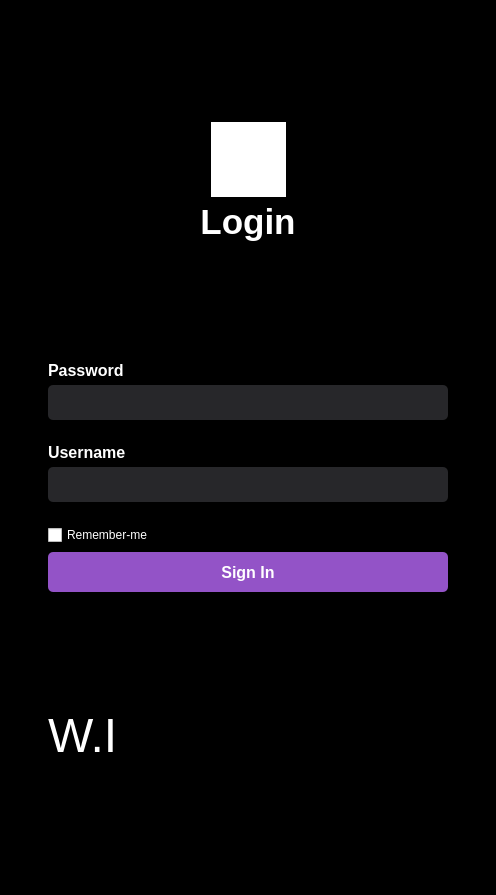
<?xml version="1.0" encoding="UTF-8"?>
<ui version="4.0">
 <class>MainWindow</class>
 <widget class="QMainWindow" name="MainWindow">
  <property name="windowModality">
   <enum>Qt::NonModal</enum>
  </property>
  <property name="geometry">
   <rect>
    <x>0</x>
    <y>0</y>
    <width>496</width>
    <height>895</height>
   </rect>
  </property>
  <property name="windowTitle">
   <string>MainWindow</string>
  </property>
  <property name="styleSheet">
   <string notr="true">QWidget#WindowMenu {
	background-color: black;
	background-size: cover;
}
</string>
  </property>
  <widget class="QWidget" name="WindowMenu">
   <property name="autoFillBackground">
    <bool>false</bool>
   </property>
   <property name="styleSheet">
    <string notr="true"/>
   </property>
   <layout class="QHBoxLayout" name="horizontalLayout_3" stretch="1,0,1">
    <property name="sizeConstraint">
     <enum>QLayout::SetDefaultConstraint</enum>
    </property>
    <item>
     <spacer name="horizontalSpacer_menu_right">
      <property name="orientation">
       <enum>Qt::Horizontal</enum>
      </property>
      <property name="sizeType">
       <enum>QSizePolicy::Expanding</enum>
      </property>
      <property name="sizeHint" stdset="0">
       <size>
        <width>40</width>
        <height>20</height>
       </size>
      </property>
     </spacer>
    </item>
    <item>
     <layout class="QVBoxLayout" name="menu_content" stretch="0,0,0,0,0,0,0,0,0,0,0,0,0,0">
      <property name="spacing">
       <number>5</number>
      </property>
      <property name="sizeConstraint">
       <enum>QLayout::SetMinimumSize</enum>
      </property>
      <property name="bottomMargin">
       <number>10</number>
      </property>
      <item>
       <spacer name="verticalSpacer">
        <property name="orientation">
         <enum>Qt::Vertical</enum>
        </property>
        <property name="sizeHint" stdset="0">
         <size>
          <width>20</width>
          <height>40</height>
         </size>
        </property>
       </spacer>
      </item>
      <item>
       <layout class="QHBoxLayout" name="horizontalLayout_5">
        <item>
         <spacer name="horizontalSpacer_3">
          <property name="orientation">
           <enum>Qt::Horizontal</enum>
          </property>
          <property name="sizeHint" stdset="0">
           <size>
            <width>40</width>
            <height>20</height>
           </size>
          </property>
         </spacer>
        </item>
        <item>
         <widget class="QGraphicsView" name="graphicsView">
          <property name="minimumSize">
           <size>
            <width>50</width>
            <height>50</height>
           </size>
          </property>
          <property name="maximumSize">
           <size>
            <width>75</width>
            <height>75</height>
           </size>
          </property>
          <property name="styleSheet">
           <string notr="true">border-radius: 50%; background-image: url('./user-75.png');</string>
          </property>
         </widget>
        </item>
        <item>
         <spacer name="horizontalSpacer_2">
          <property name="orientation">
           <enum>Qt::Horizontal</enum>
          </property>
          <property name="sizeHint" stdset="0">
           <size>
            <width>40</width>
            <height>20</height>
           </size>
          </property>
         </spacer>
        </item>
       </layout>
      </item>
      <item>
       <widget class="QLabel" name="label_3">
        <property name="maximumSize">
         <size>
          <width>400</width>
          <height>50</height>
         </size>
        </property>
        <property name="font">
         <font>
          <family>Segoe UI</family>
          <pointsize>26</pointsize>
          <weight>62</weight>
          <bold>true</bold>
         </font>
        </property>
        <property name="autoFillBackground">
         <bool>false</bool>
        </property>
        <property name="styleSheet">
         <string notr="true">color: white; font-weight: 500;</string>
        </property>
        <property name="text">
         <string>Login</string>
        </property>
        <property name="alignment">
         <set>Qt::AlignCenter</set>
        </property>
       </widget>
      </item>
      <item>
       <spacer name="verticalSpacer_3">
        <property name="orientation">
         <enum>Qt::Vertical</enum>
        </property>
        <property name="sizeHint" stdset="0">
         <size>
          <width>20</width>
          <height>40</height>
         </size>
        </property>
       </spacer>
      </item>
      <item>
       <widget class="QLabel" name="label_2">
        <property name="enabled">
         <bool>true</bool>
        </property>
        <property name="maximumSize">
         <size>
          <width>400</width>
          <height>20</height>
         </size>
        </property>
        <property name="font">
         <font>
          <family>Segoe UI</family>
          <pointsize>12</pointsize>
          <weight>62</weight>
          <bold>true</bold>
         </font>
        </property>
        <property name="styleSheet">
         <string notr="true">color: white; font-weight: 500;</string>
        </property>
        <property name="text">
         <string>Password</string>
        </property>
        <property name="alignment">
         <set>Qt::AlignLeading|Qt::AlignLeft|Qt::AlignVCenter</set>
        </property>
        <property name="wordWrap">
         <bool>false</bool>
        </property>
       </widget>
      </item>
      <item>
       <widget class="QLineEdit" name="lineEdit">
        <property name="minimumSize">
         <size>
          <width>400</width>
          <height>35</height>
         </size>
        </property>
        <property name="maximumSize">
         <size>
          <width>400</width>
          <height>50</height>
         </size>
        </property>
        <property name="sizeIncrement">
         <size>
          <width>0</width>
          <height>0</height>
         </size>
        </property>
        <property name="styleSheet">
         <string notr="true">background-color: rgb(39, 39, 42);
padding:3px;
border: none; 
border-radius: 5px; 
color: white;
</string>
        </property>
        <property name="inputMask">
         <string/>
        </property>
        <property name="text">
         <string notr="true"/>
        </property>
        <property name="alignment">
         <set>Qt::AlignLeading|Qt::AlignLeft|Qt::AlignVCenter</set>
        </property>
       </widget>
      </item>
      <item>
       <widget class="QLabel" name="label">
        <property name="maximumSize">
         <size>
          <width>400</width>
          <height>35</height>
         </size>
        </property>
        <property name="font">
         <font>
          <family>Segoe UI</family>
          <pointsize>12</pointsize>
          <weight>62</weight>
          <bold>true</bold>
         </font>
        </property>
        <property name="styleSheet">
         <string notr="true">color: white; font-weight: 500;  margin-top: 20px</string>
        </property>
        <property name="text">
         <string>Username</string>
        </property>
        <property name="scaledContents">
         <bool>false</bool>
        </property>
        <property name="wordWrap">
         <bool>false</bool>
        </property>
        <property name="margin">
         <number>0</number>
        </property>
        <property name="indent">
         <number>0</number>
        </property>
        <property name="openExternalLinks">
         <bool>false</bool>
        </property>
        <property name="textInteractionFlags">
         <set>Qt::LinksAccessibleByMouse</set>
        </property>
       </widget>
      </item>
      <item>
       <widget class="QLineEdit" name="lineEdit_2">
        <property name="minimumSize">
         <size>
          <width>0</width>
          <height>35</height>
         </size>
        </property>
        <property name="maximumSize">
         <size>
          <width>400</width>
          <height>30</height>
         </size>
        </property>
        <property name="sizeIncrement">
         <size>
          <width>0</width>
          <height>0</height>
         </size>
        </property>
        <property name="styleSheet">
         <string notr="true">background-color: rgb(39, 39, 42);
padding:3px;
border: none; 
border-radius: 5px; 
color: white;
</string>
        </property>
        <property name="inputMask">
         <string/>
        </property>
        <property name="text">
         <string notr="true"/>
        </property>
       </widget>
      </item>
      <item>
       <spacer name="horizontalSpacer">
        <property name="orientation">
         <enum>Qt::Horizontal</enum>
        </property>
        <property name="sizeHint" stdset="0">
         <size>
          <width>40</width>
          <height>20</height>
         </size>
        </property>
       </spacer>
      </item>
      <item>
       <widget class="QCheckBox" name="checkBox">
        <property name="font">
         <font>
          <family>Segoe UI</family>
         </font>
        </property>
        <property name="styleSheet">
         <string notr="true">color: white</string>
        </property>
        <property name="text">
         <string>Remember-me</string>
        </property>
       </widget>
      </item>
      <item>
       <widget class="QPushButton" name="pushButton">
        <property name="minimumSize">
         <size>
          <width>0</width>
          <height>40</height>
         </size>
        </property>
        <property name="maximumSize">
         <size>
          <width>400</width>
          <height>35</height>
         </size>
        </property>
        <property name="font">
         <font>
          <family>Segoe UI</family>
          <pointsize>-1</pointsize>
          <weight>75</weight>
          <bold>true</bold>
         </font>
        </property>
        <property name="cursor">
         <cursorShape>PointingHandCursor</cursorShape>
        </property>
        <property name="styleSheet">
         <string notr="true">background-color: rgb(147, 83, 199);
border: none;
border-radius: 5px; 
color: white; 
font-size: 16px;
font-weight: 600;</string>
        </property>
        <property name="text">
         <string>Sign In</string>
        </property>
       </widget>
      </item>
      <item>
       <spacer name="verticalSpacer_4">
        <property name="orientation">
         <enum>Qt::Vertical</enum>
        </property>
        <property name="sizeHint" stdset="0">
         <size>
          <width>20</width>
          <height>40</height>
         </size>
        </property>
       </spacer>
      </item>
      <item>
       <widget class="QLabel" name="label_4">
        <property name="font">
         <font>
          <family>Segoe UI</family>
          <pointsize>36</pointsize>
         </font>
        </property>
        <property name="styleSheet">
         <string notr="true">color: white;</string>
        </property>
        <property name="text">
         <string>W.I</string>
        </property>
       </widget>
      </item>
      <item>
       <spacer name="verticalSpacer_6">
        <property name="orientation">
         <enum>Qt::Vertical</enum>
        </property>
        <property name="sizeHint" stdset="0">
         <size>
          <width>20</width>
          <height>40</height>
         </size>
        </property>
       </spacer>
      </item>
     </layout>
    </item>
    <item>
     <spacer name="horizontalSpacer_menu_left">
      <property name="orientation">
       <enum>Qt::Horizontal</enum>
      </property>
      <property name="sizeType">
       <enum>QSizePolicy::Expanding</enum>
      </property>
      <property name="sizeHint" stdset="0">
       <size>
        <width>40</width>
        <height>20</height>
       </size>
      </property>
     </spacer>
    </item>
   </layout>
  </widget>
 </widget>
 <resources/>
 <connections/>
</ui>
